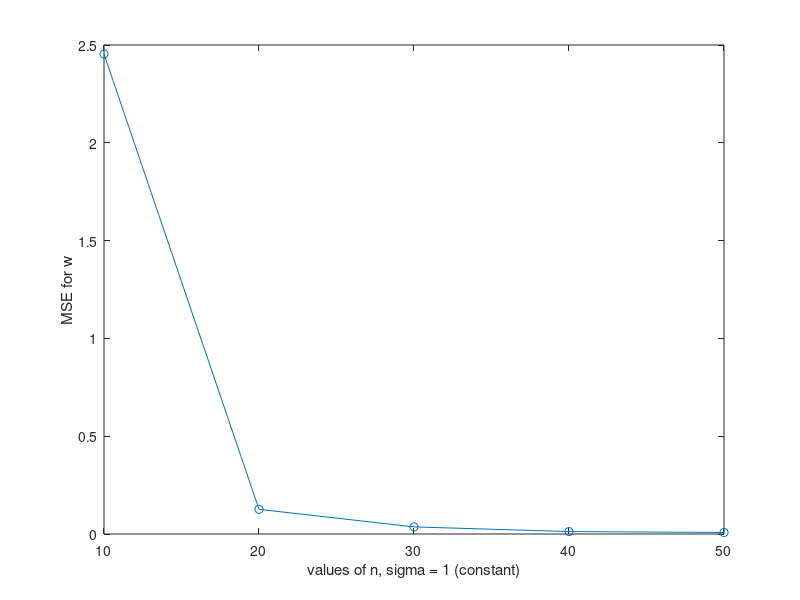
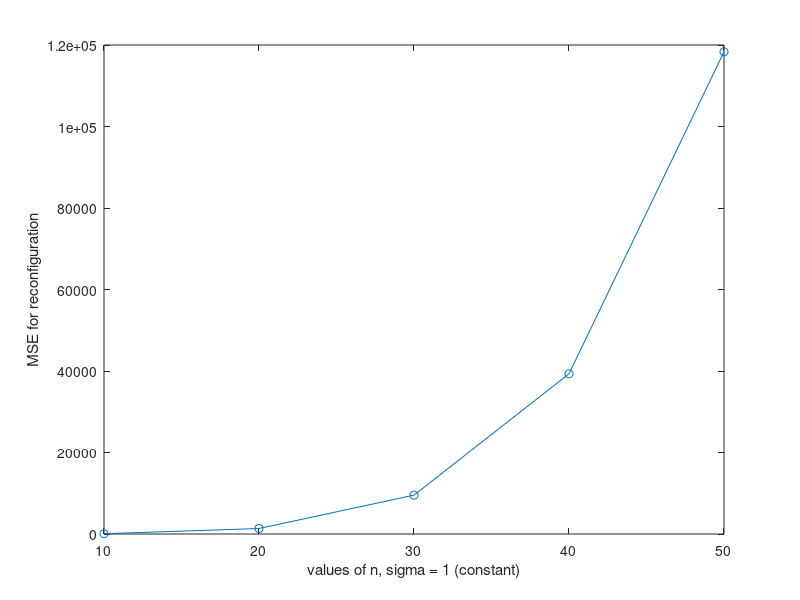

MATLAB code for these plots, in order:
% c_iii_Part1

% NOTE :
% We assume that the t observed is observed still from the true model with
% the added noise. Our model has changed, true model has not.

% Thus, A will be formed with respect to our new model, w corresponds to w
% of our new model, y = t + v is generated with v generated as before and t
% generated according to our true model, not the mismatched model. We
% observe x and t and we are simulating using y, the observed t. Thus y
% doesn't change despite the change in our model. Thus the rule to generate
% t still stays the same.

% w true will be obtained without the noise added and w estimate with the
% noise added.

% t according to our new mismatched model will be calculated after we
% obtain w, using the new model. t true will then be the observed values of
% t, or the values to which model is fit, i.e. true t value is the one
% generated by the true model alongside the added error (or t which will be
% used to obtain w)

% NOTE : True t and obtained t won't be stored for each n (averaged
% obviously over 100 trials) and stored, since it hasn't been asked, and we
% don't want to increase unneccessary computation. Obviously doing so
% wouldn't at all be difficult and would need around 1-2 more lines of
% code. So it has been avoided here.

% Part c_iii_Model1_Part1 (varying n, sigma constant) (Model is the one
% which is underfit to the true model, i.e. the non-noisy version of
% the true model)

 count = 0;
 kernel = 3;                % for t generation, the true one        
 mse_vector = zeros(5,1);
 recon_mse_vector = zeros(5,1);
 kernel_mis = 2;
 w_average_matrix = zeros(kernel_mis,5);
 w_true_matrix = zeros(kernel_mis,5);
                   

 for n = [10,20,30,40,50]
    
    count = count + 1;
    A = zeros(2*n+1,kernel);
    sigma = 1;
    x_interim = -n:n;
    x = transpose(x_interim*0.1);  % turning to vector
    
    % A generation, true A, A that gives true t
    
    for i = 1:kernel
        A(:,i) = x.^i;
    end
    
    % t generation
    t = A(:,1) + 3*A(:,2) + 2*A(:,3);         % true t
    
    % A, for our model, generation
    
    A_mis = zeros(2*n+1,kernel_mis);
    
    for i = 1:kernel_mis
        A_mis(:,i) = x.^(2*i-1);              % our kernel model
    end
    
    
    w_true = pinv(A_mis)*t;        
    w_true_matrix(:,count) = w_true;
    
    w_average_interim = zeros(kernel_mis,1); 
    
    mse_interim = 0;
    
    recon_mse_interim = 0;
    
    for j = 1:100
        
        % v generation
        v = sigma*randn(2*n+1,1);
    
        % y generation
        y = t + v;           % observed y
    
        w_estimated = pinv(A_mis)*y;       % calculating the estimate of w
        
        y_estimated = A_mis*w_estimated;
        
        w_average_interim = w_average_interim + w_estimated;  % running sum of w_average
        
        mse_interim = mse_interim + (norm(w_true - w_estimated))^2; % running sum of mse
        
        recon_mse_interim = recon_mse_interim + (norm(y - y_estimated))^2;

    end
    
    mse = mse_interim/100;
    recon_mse = recon_mse_interim/100;
    w_average = w_average_interim/100;
    
    mse_vector(count,1) = mse;
    recon_mse_vector(count,1) = recon_mse;
    w_average_matrix(:,count) = w_average;
    
    
    
end

n_range = [10;20;30;40;50];
disp("The matrix of true w for our model, where each column corresponds to a value of n and the column vector the vector of w, is")
disp(w_true_matrix)
disp("The matrix of estimated w for our model(averaged over 100 iterations, for each n), where each column corresponds to a value of n and the column vector the vector of averaged w estimate, is")
disp(w_average_matrix)
disp("The averaged MSE of w over 100 iterations for each n, where rows represent MSE of w value for each n, is")
disp(mse_vector)
disp("The averaged MSE of reconfiguration over 100 iterations for each n, where rows represent MSE of reconfiguration value for each n, is")
disp(recon_mse_vector)

figure(1);
plot(n_range,mse_vector,'o-')
xlabel('values of n, sigma = 1 (constant)')
ylabel('MSE for w')

figure(2);
plot(n_range,recon_mse_vector,'o-')
xlabel('values of n, sigma = 1 (constant)')
ylabel('MSE for reconfiguration')




